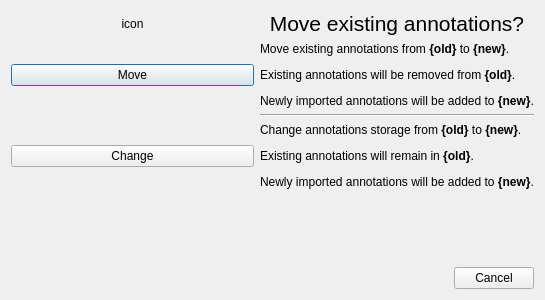
<?xml version="1.0" encoding="UTF-8"?>
<ui version="4.0">
 <class>Dialog</class>
 <widget class="QDialog" name="Dialog">
  <property name="geometry">
   <rect>
    <x>0</x>
    <y>0</y>
    <width>545</width>
    <height>300</height>
   </rect>
  </property>
  <property name="windowTitle">
   <string>Annotations destination</string>
  </property>
  <property name="windowIcon">
   <iconset>
    <normaloff>:/images/lt.png</normaloff>:/images/lt.png</iconset>
  </property>
  <layout class="QGridLayout" name="gridLayout_2">
   <item row="0" column="0">
    <layout class="QGridLayout" name="gl">
     <item row="3" column="1">
      <widget class="QLabel" name="change_label">
       <property name="text">
        <string>&lt;html&gt;&lt;head/&gt;&lt;body&gt;&lt;p&gt;Change annotations storage from &lt;span style=&quot; font-weight:600;&quot;&gt;{old}&lt;/span&gt; to &lt;span style=&quot; font-weight:600;&quot;&gt;{new}&lt;/span&gt;.&lt;/p&gt;&lt;p&gt;Existing annotations will remain in &lt;span style=&quot; font-weight:600;&quot;&gt;{old}&lt;/span&gt;.&lt;/p&gt;&lt;p&gt;Newly imported annotations will be added to &lt;span style=&quot; font-weight:600;&quot;&gt;{new}&lt;/span&gt;.&lt;/p&gt;&lt;/body&gt;&lt;/html&gt;</string>
       </property>
      </widget>
     </item>
     <item row="4" column="1">
      <spacer name="verticalSpacer">
       <property name="orientation">
        <enum>Qt::Vertical</enum>
       </property>
       <property name="sizeHint" stdset="0">
        <size>
         <width>20</width>
         <height>40</height>
        </size>
       </property>
      </spacer>
     </item>
     <item row="0" column="1">
      <widget class="QLabel" name="header">
       <property name="font">
        <font>
         <pointsize>16</pointsize>
        </font>
       </property>
       <property name="text">
        <string>Move existing annotations?</string>
       </property>
       <property name="alignment">
        <set>Qt::AlignCenter</set>
       </property>
      </widget>
     </item>
     <item row="0" column="0">
      <widget class="QLabel" name="icon">
       <property name="text">
        <string>icon</string>
       </property>
       <property name="alignment">
        <set>Qt::AlignCenter</set>
       </property>
      </widget>
     </item>
     <item row="1" column="1">
      <widget class="QLabel" name="move_label">
       <property name="text">
        <string>&lt;html&gt;&lt;head/&gt;&lt;body&gt;&lt;p&gt;Move existing annotations from &lt;span style=&quot; font-weight:600;&quot;&gt;{old}&lt;/span&gt; to &lt;span style=&quot; font-weight:600;&quot;&gt;{new}&lt;/span&gt;.&lt;/p&gt;&lt;p&gt;Existing annotations will be removed from &lt;span style=&quot; font-weight:600;&quot;&gt;{old}&lt;/span&gt;.&lt;/p&gt;&lt;p&gt;Newly imported annotations will be added to &lt;span style=&quot; font-weight:600;&quot;&gt;{new}&lt;/span&gt;.&lt;/p&gt;&lt;/body&gt;&lt;/html&gt;</string>
       </property>
      </widget>
     </item>
     <item row="2" column="1">
      <widget class="Line" name="line_2">
       <property name="orientation">
        <enum>Qt::Horizontal</enum>
       </property>
      </widget>
     </item>
     <item row="1" column="0">
      <widget class="QPushButton" name="move_button">
       <property name="text">
        <string>Move</string>
       </property>
      </widget>
     </item>
     <item row="3" column="0">
      <widget class="QPushButton" name="change_button">
       <property name="text">
        <string>Change</string>
       </property>
      </widget>
     </item>
    </layout>
   </item>
   <item row="1" column="0">
    <widget class="QDialogButtonBox" name="bb">
     <property name="standardButtons">
      <set>QDialogButtonBox::Cancel</set>
     </property>
    </widget>
   </item>
  </layout>
 </widget>
 <resources/>
 <connections/>
</ui>
